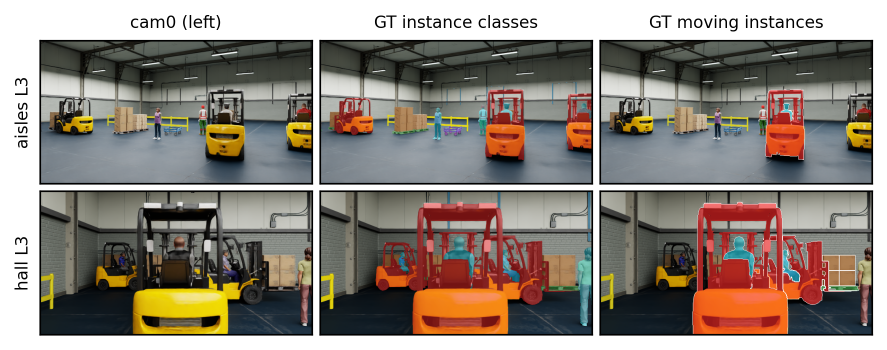
#> input picture media/fig/fig_dataset.png, 1774 x 699 px (shown at 1/2 size)
$ python -i simreal_aug.py   (imports and definitions only)
#> lines starting #> are read from the running program, lines starting #| are printed output that depends on the picture
#> further down, picture is the input picture: shape (699, 1774, 3); mean B, G, R 123, 131.9, 141.2
# SPDX-License-Identifier: GPL-3.0-or-later
"""Sim-to-real photometric augmentation for YOLO26-seg fine-tuning on SAVIOR-Warehouse (numpy / OpenCV only).

The SAVIOR Docker image has no `albumentations`, so Ultralytics' built-in Albumentations stage (Blur / MedianBlur /
ToGray / CLAHE at p = 0.01) is a silent no-op there. `install()` replaces that stage (it sits after mosaic /
random_perspective / MixUp and before RandomHSV / flip in `v8_transforms`) with `SimRealAug`, which degrades the
clean Isaac Sim renders towards what a real ZED 2i stream and the SAVIOR node input look like. Image-only (no
geometry change), so labels are untouched. Every effect is drawn independently per training sample:

| effect                 | p    | parameters                    | why                                                      |
|------------------------|------|-------------------------------|----------------------------------------------------------|
| grayscale (BT.601)     | 0.50 | luma replicated to 3 ch.      | savior_node feeds YOLO the mono8 /cam0/image_raw (GRAY2BGR) |
| motion blur            | 0.20 | line kernel 3-9 px, any angle | drone: 89 deg/s yaw x ~10 ms exposure at fx 470 = ~7 px     |
| Gaussian (defocus) blur| 0.15 | sigma 0.3-1.2 px              | optics / focus, renders are perfectly sharp               |
| downscale-upscale      | 0.10 | factor 0.5-0.8                | resolution loss, debayering softness                      |
| gamma + contrast       | 0.25 | gamma 0.7-1.5, gain 0.8-1.2   | auto-exposure / tone curve (renders: fixed exposure)      |
| sensor noise           | 0.40 | sigma 2-8 DN (+ shot term), 50 % luma-correlated | renders are noise-free                 |
| JPEG re-compression    | 0.20 | quality 40-90                 | compressed camera streams                                 |

The renders already have per-frame light jitter and 3 lighting presets; RandomHSV (hsv_h/s/v) stays on top.
"""
from __future__ import annotations

import random

import cv2
import numpy as np

DEFAULT = dict(gray=0.5, motion_blur=0.2, gauss_blur=0.15, downscale=0.10, gamma=0.25, noise=0.4, jpeg=0.2)


def _motion_kernel(k: int, angle_deg: float) -> np.ndarray:
    ker = np.zeros((k, k), np.float32)
    ker[k // 2, :] = 1.0
    M = cv2.getRotationMatrix2D((k / 2 - 0.5, k / 2 - 0.5), angle_deg, 1.0)
    ker = cv2.warpAffine(ker, M, (k, k))
    return ker / max(ker.sum(), 1e-6)


def degrade(img: np.ndarray, probs: dict | None = None, rng: np.random.Generator | None = None) -> np.ndarray:
    """Apply the SimRealAug chain to one BGR uint8 image (returns a new array)."""
    p = {**DEFAULT, **(probs or {})}
    rng = rng or np.random.default_rng(random.getrandbits(63))
    im = img
    if rng.random() < p['gray']:
        im = cv2.cvtColor(cv2.cvtColor(im, cv2.COLOR_BGR2GRAY), cv2.COLOR_GRAY2BGR)
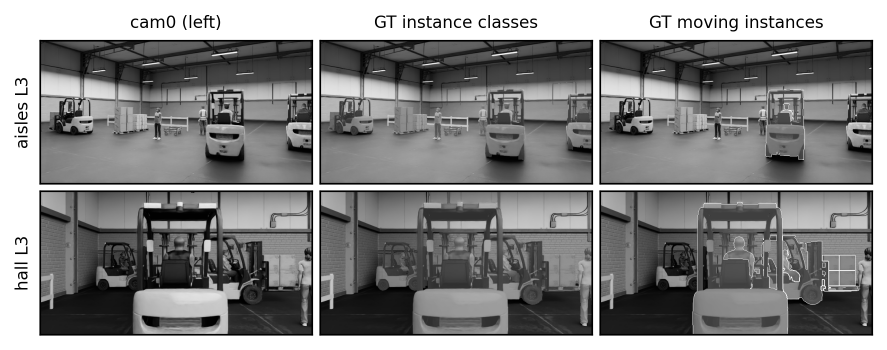
#> im: shape (699, 1774, 3) (shown at 1/2 size); min 0, max 255, mean 133.7
    if rng.random() < p['motion_blur']:
        k = int(rng.integers(3, 10)) | 1
        im = cv2.filter2D(im, -1, _motion_kernel(k, float(rng.uniform(0, 180))))
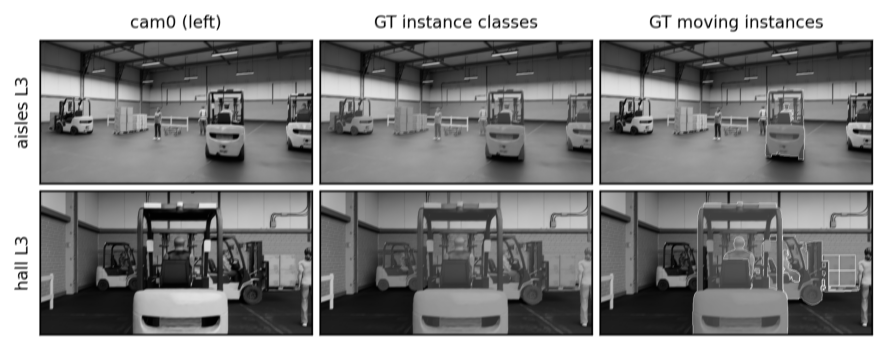
#> im: shape (699, 1774, 3) (shown at 1/2 size); min 0, max 255, mean 133.7
    if rng.random() < p['gauss_blur']:
        im = cv2.GaussianBlur(im, (0, 0), float(rng.uniform(0.3, 1.2)))
    if rng.random() < p['downscale']:
        h, w = im.shape[:2]
        f = float(rng.uniform(0.5, 0.8))
        im = cv2.resize(cv2.resize(im, (max(1, int(w * f)), max(1, int(h * f))), interpolation=cv2.INTER_AREA),
                        (w, h), interpolation=cv2.INTER_LINEAR)
    if rng.random() < p['gamma']:
        g, c = float(rng.uniform(0.7, 1.5)), float(rng.uniform(0.8, 1.2))
        lut = np.clip(((np.arange(256) / 255.0) ** g - 0.5) * c * 255.0 + 127.5, 0, 255).astype(np.uint8)
        im = cv2.LUT(im, lut)
    if rng.random() < p['noise']:
        s = float(rng.uniform(2.0, 8.0))
        f = im.astype(np.float32)
        shot = np.sqrt(np.maximum(f, 0.0) / 255.0)       # brighter pixels get a bit more (shot) noise
        if rng.random() < 0.5:   # luma-correlated (mono sensor / after debayer)
            n = rng.standard_normal(im.shape[:2], dtype=np.float32)[..., None]
        else:
            n = rng.standard_normal(im.shape, dtype=np.float32)
        im = np.clip(f + n * s * (0.5 + shot), 0, 255).astype(np.uint8)
    if rng.random() < p['jpeg']:
        ok, buf = cv2.imencode('.jpg', im, [cv2.IMWRITE_JPEG_QUALITY, int(rng.integers(40, 91))])
        if ok:
            im = cv2.imdecode(buf, cv2.IMREAD_COLOR)
    return np.ascontiguousarray(im)


class SimRealAug:
    """Drop-in for ultralytics.data.augment.Albumentations (same constructor / __call__ contract)."""

    probs = dict(DEFAULT)

    def __init__(self, p: float = 1.0, transforms=None, flip_idx=None):
        self.p = p
        self.transform = None            # attribute checked by some ultralytics code paths
        self.contains_spatial = False

    def __call__(self, labels: dict) -> dict:
        if random.random() >= self.p:
            return labels
        im = labels.get('img')
        if im is None or im.ndim != 3 or im.shape[2] != 3:
            return labels
        labels['img'] = degrade(im, self.probs)
        return labels


def install(probs: dict | None = None) -> None:
    """Replace the Albumentations stage of ultralytics' v8_transforms (call before model.train())."""
    import ultralytics.data.augment as aug
    if probs:
        SimRealAug.probs = {**DEFAULT, **probs}
    aug.Albumentations = SimRealAug

>>> import cv2
>>> picture = cv2.imread('../../../media/fig/fig_dataset.png')
>>> result = degrade(picture)
